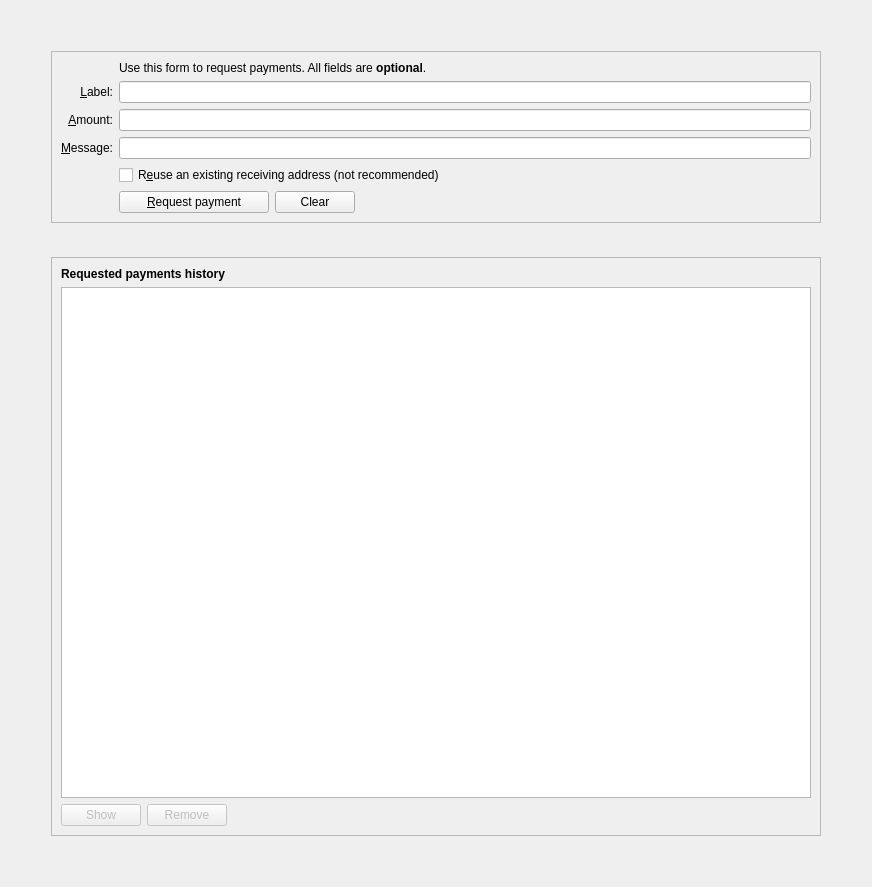
<?xml version="1.0" encoding="UTF-8"?>
<ui version="4.0">
 <class>ReceiveCoinsDialog</class>
 <widget class="QWidget" name="ReceiveCoinsDialog">
  <property name="geometry">
   <rect>
    <x>0</x>
    <y>0</y>
    <width>872</width>
    <height>887</height>
   </rect>
  </property>
  <layout class="QVBoxLayout" name="verticalLayout" stretch="0">
   <item>
    <layout class="QVBoxLayout" name="verticalLayout_5">
     <property name="spacing">
      <number>34</number>
     </property>
     <property name="leftMargin">
      <number>40</number>
     </property>
     <property name="topMargin">
      <number>40</number>
     </property>
     <property name="rightMargin">
      <number>40</number>
     </property>
     <property name="bottomMargin">
      <number>40</number>
     </property>
     <item>
      <widget class="QFrame" name="frame2">
       <property name="sizePolicy">
        <sizepolicy hsizetype="Preferred" vsizetype="Fixed">
         <horstretch>0</horstretch>
         <verstretch>0</verstretch>
        </sizepolicy>
       </property>
       <property name="frameShape">
        <enum>QFrame::StyledPanel</enum>
       </property>
       <property name="frameShadow">
        <enum>QFrame::Sunken</enum>
       </property>
       <layout class="QVBoxLayout" name="verticalLayout_3">
        <item>
         <layout class="QGridLayout" name="gridLayout">
          <item row="7" column="2">
           <widget class="QCheckBox" name="reuseAddress">
            <property name="toolTip">
             <string>Reuse one of the previously used receiving addresses. Reusing addresses has security and privacy issues. Do not use this unless re-generating a payment request made before.</string>
            </property>
            <property name="text">
             <string>R&amp;euse an existing receiving address (not recommended)</string>
            </property>
           </widget>
          </item>
          <item row="7" column="0">
           <widget class="QLabel" name="label_4">
            <property name="text">
             <string/>
            </property>
           </widget>
          </item>
          <item row="6" column="0">
           <widget class="QLabel" name="label_3">
            <property name="toolTip">
             <string>An optional message to attach to the payment request, which will be displayed when the request is opened. Note: The message will not be sent with the payment over the Mynta network.</string>
            </property>
            <property name="text">
             <string>&amp;Message:</string>
            </property>
            <property name="alignment">
             <set>Qt::AlignRight|Qt::AlignTrailing|Qt::AlignVCenter</set>
            </property>
            <property name="buddy">
             <cstring>reqMessage</cstring>
            </property>
           </widget>
          </item>
          <item row="4" column="2">
           <widget class="QLineEdit" name="reqLabel">
            <property name="toolTip">
             <string>An optional label to associate with the new receiving address.</string>
            </property>
           </widget>
          </item>
          <item row="6" column="2">
           <widget class="QLineEdit" name="reqMessage">
            <property name="toolTip">
             <string>An optional message to attach to the payment request, which will be displayed when the request is opened. Note: The message will not be sent with the payment over the Mynta network.</string>
            </property>
           </widget>
          </item>
          <item row="2" column="2">
           <widget class="QLabel" name="label_5">
            <property name="text">
             <string>Use this form to request payments. All fields are &lt;b&gt;optional&lt;/b&gt;.</string>
            </property>
           </widget>
          </item>
          <item row="4" column="0">
           <widget class="QLabel" name="label_2">
            <property name="toolTip">
             <string>An optional label to associate with the new receiving address.</string>
            </property>
            <property name="text">
             <string>&amp;Label:</string>
            </property>
            <property name="alignment">
             <set>Qt::AlignRight|Qt::AlignTrailing|Qt::AlignVCenter</set>
            </property>
            <property name="buddy">
             <cstring>reqLabel</cstring>
            </property>
           </widget>
          </item>
          <item row="5" column="0">
           <widget class="QLabel" name="label">
            <property name="toolTip">
             <string>An optional amount to request. Leave this empty or zero to not request a specific amount.</string>
            </property>
            <property name="text">
             <string>&amp;Amount:</string>
            </property>
            <property name="alignment">
             <set>Qt::AlignRight|Qt::AlignTrailing|Qt::AlignVCenter</set>
            </property>
            <property name="buddy">
             <cstring>reqAmount</cstring>
            </property>
           </widget>
          </item>
          <item row="5" column="2">
           <widget class="MyntaAmountField" name="reqAmount">
            <property name="minimumSize">
             <size>
              <width>80</width>
              <height>0</height>
             </size>
            </property>
            <property name="toolTip">
             <string>An optional amount to request. Leave this empty or zero to not request a specific amount.</string>
            </property>
           </widget>
          </item>
          <item row="8" column="2">
           <layout class="QHBoxLayout" name="horizontalLayout">
            <item>
             <widget class="QPushButton" name="receiveButton">
              <property name="minimumSize">
               <size>
                <width>150</width>
                <height>0</height>
               </size>
              </property>
              <property name="text">
               <string>&amp;Request payment</string>
              </property>
              <property name="icon">
               <iconset resource="../raven.qrc">
                <normaloff>:/icons/receiving_addresses</normaloff>:/icons/receiving_addresses</iconset>
              </property>
             </widget>
            </item>
            <item>
             <widget class="QPushButton" name="clearButton">
              <property name="sizePolicy">
               <sizepolicy hsizetype="Minimum" vsizetype="Fixed">
                <horstretch>0</horstretch>
                <verstretch>0</verstretch>
               </sizepolicy>
              </property>
              <property name="toolTip">
               <string>Clear all fields of the form.</string>
              </property>
              <property name="text">
               <string>Clear</string>
              </property>
              <property name="icon">
               <iconset resource="../raven.qrc">
                <normaloff>:/icons/remove</normaloff>:/icons/remove</iconset>
              </property>
              <property name="autoDefault">
               <bool>false</bool>
              </property>
             </widget>
            </item>
            <item>
             <spacer name="horizontalSpacer">
              <property name="orientation">
               <enum>Qt::Horizontal</enum>
              </property>
              <property name="sizeHint" stdset="0">
               <size>
                <width>40</width>
                <height>20</height>
               </size>
              </property>
             </spacer>
            </item>
           </layout>
          </item>
          <item row="8" column="0">
           <widget class="QLabel" name="label_7">
            <property name="text">
             <string/>
            </property>
           </widget>
          </item>
         </layout>
        </item>
       </layout>
      </widget>
     </item>
     <item>
      <widget class="QFrame" name="frame">
       <property name="sizePolicy">
        <sizepolicy hsizetype="Preferred" vsizetype="Expanding">
         <horstretch>0</horstretch>
         <verstretch>0</verstretch>
        </sizepolicy>
       </property>
       <property name="frameShape">
        <enum>QFrame::StyledPanel</enum>
       </property>
       <property name="frameShadow">
        <enum>QFrame::Raised</enum>
       </property>
       <layout class="QVBoxLayout" name="verticalLayout_2">
        <item>
         <widget class="QLabel" name="label_6">
          <property name="font">
           <font>
            <weight>75</weight>
            <bold>true</bold>
           </font>
          </property>
          <property name="text">
           <string>Requested payments history</string>
          </property>
         </widget>
        </item>
        <item>
         <widget class="QTableView" name="recentRequestsView">
          <property name="contextMenuPolicy">
           <enum>Qt::CustomContextMenu</enum>
          </property>
          <property name="tabKeyNavigation">
           <bool>false</bool>
          </property>
          <property name="sortingEnabled">
           <bool>true</bool>
          </property>
         </widget>
        </item>
        <item>
         <layout class="QHBoxLayout" name="horizontalLayout_2">
          <item>
           <widget class="QPushButton" name="showRequestButton">
            <property name="enabled">
             <bool>false</bool>
            </property>
            <property name="toolTip">
             <string>Show the selected request (does the same as double clicking an entry)</string>
            </property>
            <property name="text">
             <string>Show</string>
            </property>
            <property name="icon">
             <iconset resource="../raven.qrc">
              <normaloff>:/icons/edit</normaloff>:/icons/edit</iconset>
            </property>
            <property name="autoDefault">
             <bool>false</bool>
            </property>
           </widget>
          </item>
          <item>
           <widget class="QPushButton" name="removeRequestButton">
            <property name="enabled">
             <bool>false</bool>
            </property>
            <property name="toolTip">
             <string>Remove the selected entries from the list</string>
            </property>
            <property name="text">
             <string>Remove</string>
            </property>
            <property name="icon">
             <iconset resource="../raven.qrc">
              <normaloff>:/icons/remove</normaloff>:/icons/remove</iconset>
            </property>
            <property name="autoDefault">
             <bool>false</bool>
            </property>
           </widget>
          </item>
          <item>
           <spacer name="horizontalSpacer_2">
            <property name="orientation">
             <enum>Qt::Horizontal</enum>
            </property>
            <property name="sizeHint" stdset="0">
             <size>
              <width>40</width>
              <height>20</height>
             </size>
            </property>
           </spacer>
          </item>
         </layout>
        </item>
       </layout>
      </widget>
     </item>
    </layout>
   </item>
  </layout>
 </widget>
 <customwidgets>
  <customwidget>
   <class>MyntaAmountField</class>
   <extends>QLineEdit</extends>
   <header>myntaamountfield.h</header>
   <container>1</container>
  </customwidget>
 </customwidgets>
 <tabstops>
  <tabstop>reqLabel</tabstop>
  <tabstop>reqAmount</tabstop>
  <tabstop>reqMessage</tabstop>
  <tabstop>reuseAddress</tabstop>
  <tabstop>receiveButton</tabstop>
  <tabstop>clearButton</tabstop>
  <tabstop>recentRequestsView</tabstop>
  <tabstop>showRequestButton</tabstop>
  <tabstop>removeRequestButton</tabstop>
 </tabstops>
 <resources>
  <include location="../raven.qrc"/>
 </resources>
 <connections/>
</ui>
